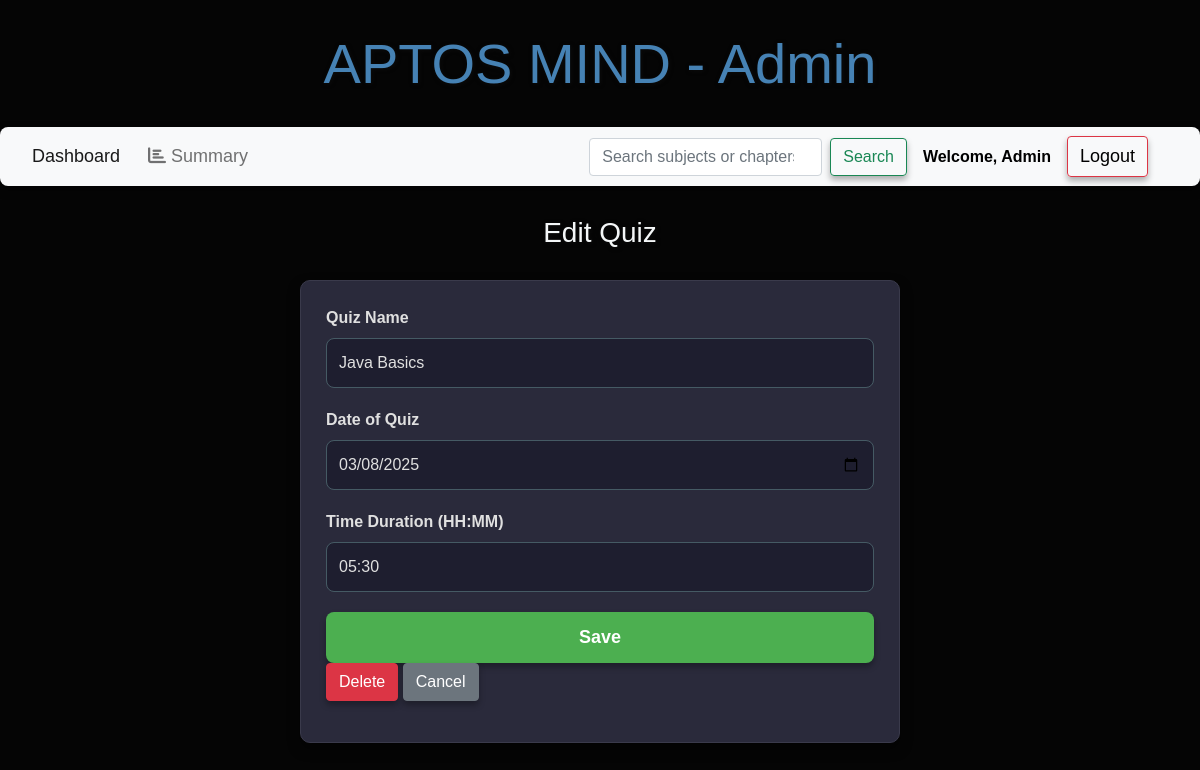
Page /edit_quiz/1/Java Basics on the committed database.
### backend/models.py (models this page shows)
class Quiz(db.Model):
    __tablename__ = "quiz"
    id = db.Column(db.Integer, primary_key=True)
    name = db.Column(db.String, nullable=False)
    date_of_quiz = db.Column(db.String, nullable=False)
    time_duration = db.Column(db.String, nullable=False)
    chapter_id = db.Column(db.Integer, db.ForeignKey("chapter.id"), nullable=False)
    questions = db.relationship("Question", cascade="all,delete", backref="quiz", lazy=True)
    scores = db.relationship("Score", cascade="all,delete", backref="quiz", lazy=True)

### backend/controllers.py (the view)
@app.route("/edit_quiz/<quiz_id>/<name>", methods=["GET", "POST"])
def edit_quiz(quiz_id, name):
    quiz = Quiz.query.get(quiz_id)
    if request.method == "POST":
        quiz.name = request.form.get("name")
        quiz.date_of_quiz = request.form.get("date_of_quiz")
        quiz.time_duration = request.form.get("time_duration")
        db.session.commit()
        return redirect(url_for("admin_dashboard", name=name))
    return render_template("edit_quiz.html", quiz=quiz, name=name)

### templates/edit_quiz.html (shortened to what this page needs)
{% extends "admin_layout.html" %}
{% block content %}
<body class="edit-page">
    <div class="center"><h3>Edit Quiz</h3></div>
    <form action="/edit_quiz/{{quiz.id}}/{{name}}" method="POST">
        <div class="input_form">
            <div class="mb-3">
                <label for="name" class="form-label">Quiz Name</label>
                <input type="text" class="form-control" name="name" id="name" value="{{quiz.name}}" required>
            </div>
            <div class="mb-3">
                <label for="date_of_quiz" class="form-label">Date of Quiz</label>
                <input type="date" class="form-control" name="date_of_quiz" id="date_of_quiz" value="{{quiz.date_of_quiz}}" required>
            </div>
            <div class="mb-3">
                <label for="time_duration" class="form-label">Time Duration (HH:MM)</label>
                <input type="text" class="form-control" name="time_duration" id="time_duration" value="{{quiz.time_duration}}" required>
            </div>
            <div class="mb-3">
                <button type="submit" class="btn btn-primary">Save</button>
                <a href="/delete_quiz/{{quiz.id}}/{{name}}" class="btn btn-danger">Delete</a>
                <a href="/admin/{{name}}" class="btn btn-secondary">Cancel</a>
            </div>
        </div>
    </form>
</body>
{% endblock %}

### static/styles/main.css (style rules this page uses)
body { background: #add8e6; font-family: 'Poppins', sans-serif; color: #0e3d49; margin: 0; padding: 0; }
body.welcome-page, body.login-page, body.signup-page { background: #141414; color: #ffffff; }
h1, h2, h3, h4, h5, h6 { color: #f4f7f8; font-family: 'Poppins', sans-serif; margin-bottom: 20px; text-shadow: 1px 1px 4px rgba(17, 17, 17, 0.6); }
.btn { display: inline-block; padding: 12px 25px; font-size: 16px; font-weight: bold; text-align: center; text-decoration: none; border-radius: 8px; transition: all 0.3s ease; cursor: pointer; box-shadow: 0 4px 6px rgba(0, 0, 0, 0.3); }
.btn-primary { background-color: #4caf50; color: #ffffff; border: none; }
.btn-secondary { background-color: #607d8b; color: #ffffff; border: none; }
.btn-danger { background-color: #f44336; color: #000000; border: none; }
.input_form { max-width: 600px; margin: 30px auto; padding: 25px; background-color: #2a2a3b; border: 1px solid #3a3a4b; border-radius: 10px; box-shadow: 0 6px 12px rgba(0, 0, 0, 0.5); }
.input_form label { font-weight: bold; margin-bottom: 8px; display: block; font-size: 16px; color: #e0e0e0; }
.input_form input, .input_form textarea, .input_form select { width: 100%; padding: 12px; margin-bottom: 20px; border: 1px solid #455a64; border-radius: 8px; font-size: 16px; background-color: #1e1e2f; color: #e0e0e0; }
.input_form button { width: 100%; padding: 12px; font-size: 18px; font-weight: bold; border: none; border-radius: 8px; background-color: #4caf50; color: #ffffff; cursor: pointer; transition: all 0.3s ease; }
.center { text-align: center; margin: 30px 0; color: #ffffff; }

### templates/admin_layout.html (style rules this page uses)
body { margin: 0; padding: 0; font-family: 'Poppins', sans-serif; color: #000000; }

### rows in the picture
Quiz: name "Java Basics", date_of_quiz "03/08/2025", time_duration "05:30"
